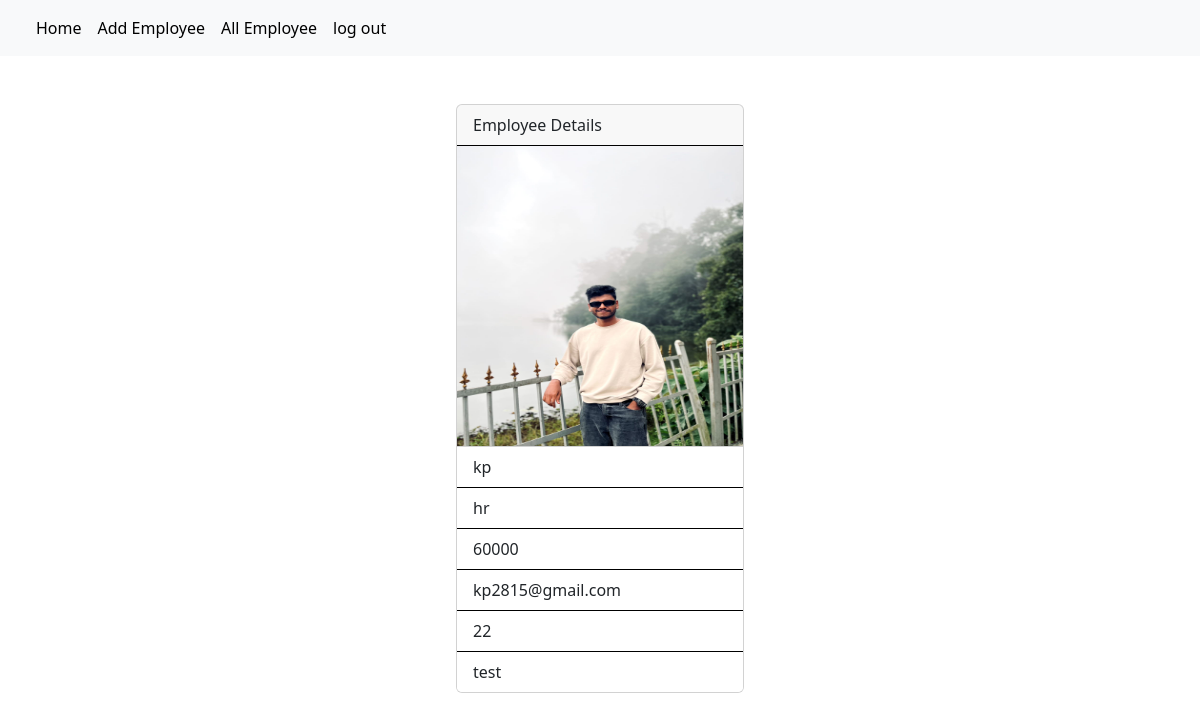
The app's page /employees/1 (signed in) with its own data.
### crm/models.py (models this page shows, shortened)
class Employees(models.Model):
    name=models.CharField(max_length=200)
    department=models.CharField(max_length=200)
    salary=models.PositiveIntegerField()
    email=models.EmailField(unique=True)
    age=models.PositiveBigIntegerField()
    contact=models.CharField(null=True,max_length=200)
    profile_pic=models.ImageField(upload_to="images",null=True,blank=True)
    dob=models.DateField(null=True,blank=True)

### crm/views.py (the view)
# urls.py: path("employees/<int:pk>",views.EmployeeDetailView.as_view(),name="emp-details"),
@method_decorator(signin_required,name="dispatch")
class EmployeeDetailView(View):
    def get(self,request,*args,**kwargs):
        id=kwargs.get("pk")
        qs=Employees.objects.get(id=id)
        return render(request,"emp_detail.html",{"data":qs})

### crm/views.py (called while the page is built)
def signin_required(fn):
    def wrapper(request,*args,**kwargs):
        if not request.user.is_authenticated:
            messages.error(request,"invalid session")
            return redirect("signin")
        else:
            return fn(request,*args,**kwargs)
    return wrapper

### crm/templates/emp_detail.html
{%extends 'base.html'%}
{%block body_block%}
<div class="container mt-5 d-flex justify-content-center">
  <div><div class="card" style="width: 18rem; ">
     <div class="card-header border-black ">
       Employee Details
     </div>
     <div>
      {%if data.profile_pic%}
      <img src="{{data.profile_pic.url}}" alt="" width="100%" height="300px">
      {%endif%}
     </div>
     <ul class="list-group list-group-flush">
       <li class="list-group-item border-black">{{data.name}}</li>
       <li class="list-group-item border-black">{{data.department}}</li>
       <li class="list-group-item border-black">{{data.salary}}</li>
       <li class="list-group-item border-black">{{data.email}}</li>
       <li class="list-group-item border-black">{{data.age}}</li>
       <li class="list-group-item border-black">{{data.contact}}</li>
     </ul>
   </div></div>
</div>
{%endblock%}

### records on screen
Employees: profile_pic (picture), name "kp", department "hr", salary "60000", email "kp2815@gmail.com", age "22", contact "test"
